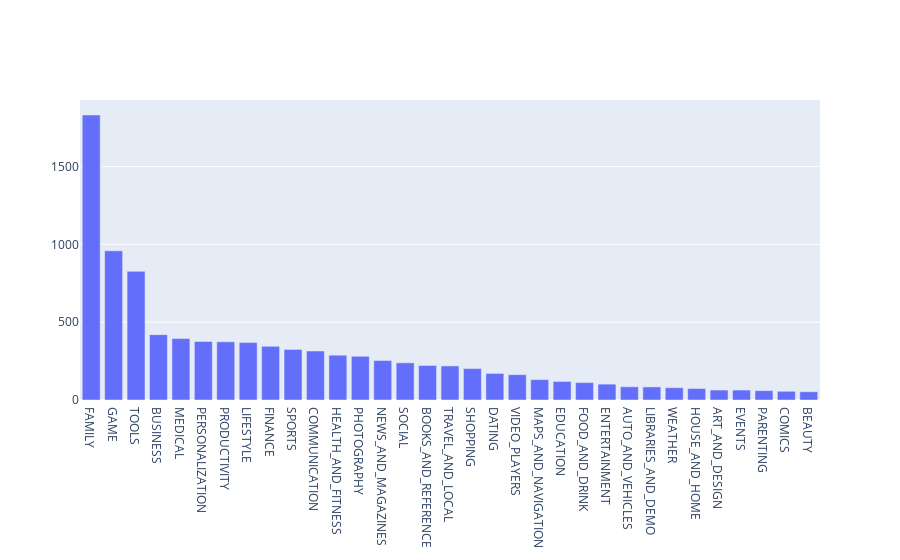

The notebook cell this image was saved under:
### Markdown cell above
## 3. Exploring app categories
<p>With more than 1 billion active users in 190 countries around the world, Google Play continues to be an important distribution platform to build a global audience. For businesses to get their apps in front of users, it's important to make them more quickly and easily discoverable on Google Play. To improve the overall search experience, Google has introduced the concept of grouping apps into categories.</p>
<p>This brings us to the following questions:</p>
<ul>
<li>Which category has the highest share of (active) apps in the market? </li>
<li>Is any specific category dominating the market?</li>
<li>Which categories have the fewest number of apps?</li>
</ul>
<p>We will see that there are <code>33</code> unique app categories present in our dataset. <em>Family</em> and <em>Game</em> apps have the highest market prevalence. Interestingly, <em>Tools</em>, <em>Business</em> and <em>Medical</em> apps are also at the top.</p>

### Code cell
import plotly
plotly.offline.init_notebook_mode(connected=True)
import plotly.graph_objs as go

# Print the total number of unique categories
num_categories = len(set(apps['Category']))
print('Number of categories = ', num_categories)

# Count the number of apps in each 'Category' and sort them for easier plotting
num_apps_in_category = apps['Category'].value_counts().sort_values(ascending=False)

data = [go.Bar(
        x = num_apps_in_category.index, # index = category name
        y = num_apps_in_category.values, # value = count
)]

plotly.offline.iplot(data)

### Figure 1 — Plotly figure (JSON) as saved in the notebook; plotly's stock layout.template omitted (floating-point values rounded to 4 significant figures)
{"data": [{"type": "bar", "x": ["FAMILY", "GAME", "TOOLS", "BUSINESS", "MEDICAL", "PERSONALIZATION", "PRODUCTIVITY", "LIFESTYLE", "FINANCE", "SPORTS", "COMMUNICATION", "HEALTH_AND_FITNESS", "PHOTOGRAPHY", "NEWS_AND_MAGAZINES", "SOCIAL", "BOOKS_AND_REFERENCE", "TRAVEL_AND_LOCAL", "SHOPPING", "DATING", "VIDEO_PLAYERS", "MAPS_AND_NAVIGATION", "EDUCATION", "FOOD_AND_DRINK", "ENTERTAINMENT", "AUTO_AND_VEHICLES", "LIBRARIES_AND_DEMO", "WEATHER", "HOUSE_AND_HOME", "ART_AND_DESIGN", "EVENTS", "PARENTING", "COMICS", "BEAUTY"], "y": [1832, 959, 827, 420, 395, 376, 374, 369, 345, 325, 315, 288, 281, 254, 239, 222, 219, 202, 171, 163, 131, 119, 112, 102, 85, 84, 79, 74, 64, 64, 60, 56, 53]}], "layout": {}}
